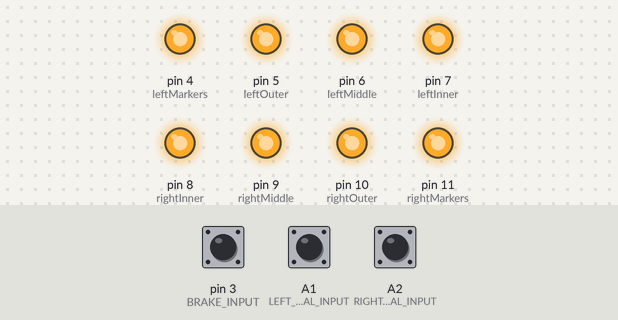
A sketch run on a simulated Arduino Uno, built with avr-gcc and run on an emulated ATmega328P. Shown: output pins drawn as LEDs (lit = HIGH). Dashed ring = blinking. The inputs (shaded band) are chosen by the test bench; at power-on: A1 (LEFT_SIGNAL_INPUT) HIGH, A2 (RIGHT_SIGNAL_INPUT) HIGH, pin 3 (BRAKE_INPUT) HIGH.

Above: at 1.2 s.
1.3 s: A1 (LEFT_SIGNAL_INPUT) pulled LOW for 0.15 s
At 2.4 s:
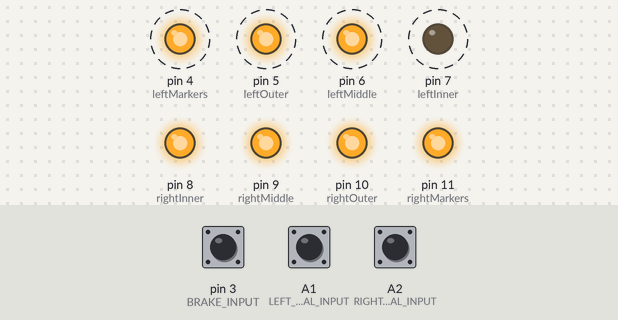
4.3 s: A2 (RIGHT_SIGNAL_INPUT) pulled LOW for 3.2 s
At 5.4 s:
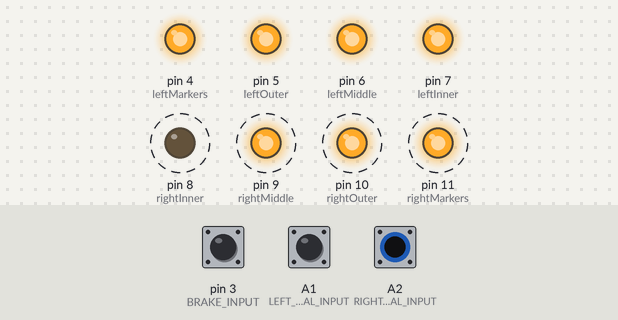
9.0 s: pin 3 (BRAKE_INPUT) pulled LOW for 0.15 s
At 9.07 s:
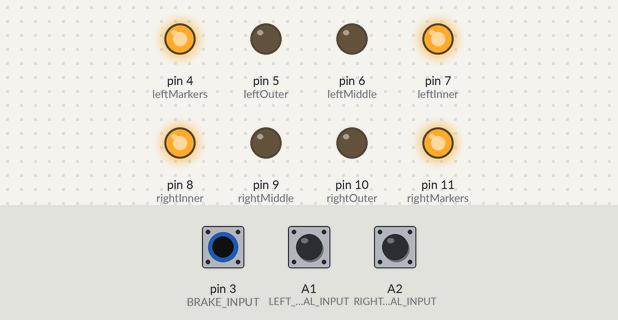
10.6 s: pin 3 (BRAKE_INPUT) pulled LOW for 3.2 s
At 14.4 s:
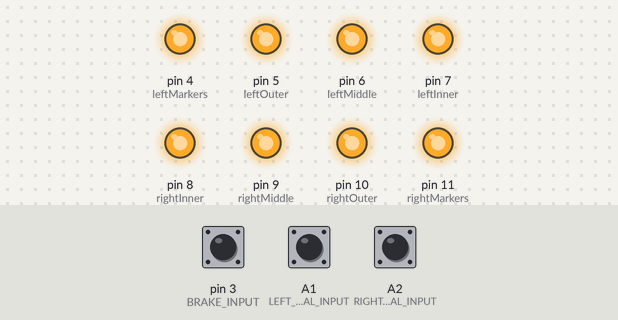
15.3 s: A1 (LEFT_SIGNAL_INPUT) pulled LOW for 1 s
At 15.8 s:
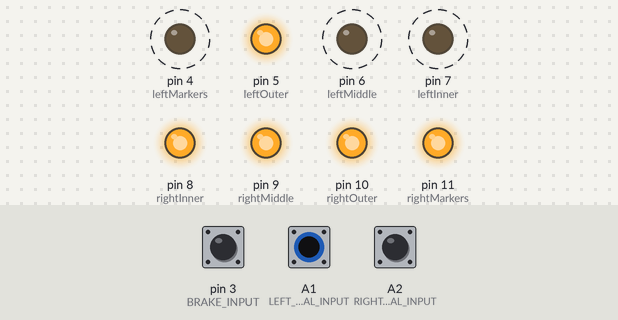
18.3 s: pin 3 (BRAKE_INPUT) driven LOW and A1 (LEFT_SIGNAL_INPUT) driven LOW
At 19.2 s:
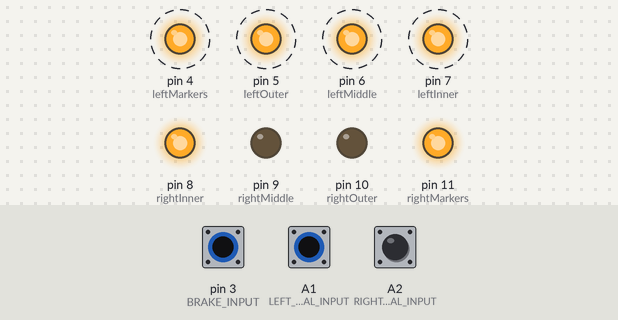
Timing chart, 0 to 22.3 s (numbered marks = the images above; inputs shaded):
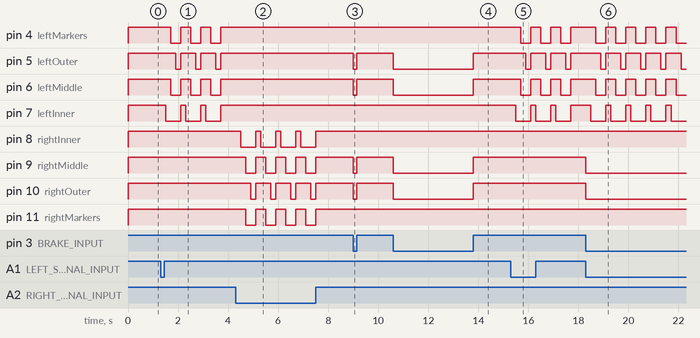

The sketch:

Turn_Signals_Blitz54.ino
```cpp
///////////////////////////////////////////////////
//                                               //
//    Sequential turn signals for Pontiac Fiero  //
//                                               //
//    Made by: Blitz54                           //
//    V1.0 - September 4, 2024                   //
//                                               //
///////////////////////////////////////////////////


//        NOTES        //
// Currently no debouncing on the signals and brake inputs.
// Functions fine for what it is, but something to consider.
// Not sure if proper debouncing with interrupt pin via software is possible,
// there are some libraries online that supposedly work so it
// might be worth looking into down the road.
//

#define LEFT_SIGNAL_INPUT A1
#define RIGHT_SIGNAL_INPUT A2
#define BRAKE_INPUT 3

#define ON LOW
#define OFF HIGH

#define DELAYMILLIS 200 //ms

#define MAX_REPEAT_ON_TAP 3

const int leftMarkers = 4;
const int leftOuter = 5;
const int leftMiddle = 6;
const int leftInner = 7;
const int rightInner = 8;
const int rightMiddle = 9;
const int rightOuter = 10;
const int rightMarkers = 11;

int tapmillis = 200;
int LeftFlashCount = 0;
int RightFlashCount = 0;
bool isLeftTap = false;
bool isRightTap = false;

void setup() {
  pinMode(leftInner, OUTPUT);
  pinMode(leftMiddle, OUTPUT);
  pinMode(leftOuter, OUTPUT);
  pinMode(rightInner, OUTPUT);
  pinMode(rightMiddle, OUTPUT);
  pinMode(rightOuter, OUTPUT);
  pinMode(leftMarkers, OUTPUT);
  pinMode(rightMarkers, OUTPUT);
  attachInterrupt(digitalPinToInterrupt(BRAKE_INPUT), brakeInterrupt, CHANGE);
  off();
  pinMode(LEFT_SIGNAL_INPUT, INPUT_PULLUP);
  pinMode(RIGHT_SIGNAL_INPUT, INPUT_PULLUP);
  pinMode(BRAKE_INPUT, INPUT_PULLUP);
}


void LeftLights(boolean leftInnerPower,boolean leftMiddlePower,boolean leftOuterPower,boolean leftMarkersPower){
  digitalWrite(leftInner,leftInnerPower);
  digitalWrite(leftMiddle,leftMiddlePower);
  digitalWrite(leftOuter,leftOuterPower);
  digitalWrite(leftMarkers,leftMarkersPower);
}

void LeftSequence(){
  isLeftTap = true;
  delay(DELAYMILLIS);
  LeftLights(ON, OFF, OFF, OFF);
  delay(DELAYMILLIS);
  LeftLights(ON, ON, OFF, ON);
  delay(DELAYMILLIS);
  LeftLights(ON, ON, ON, ON);
  delay(DELAYMILLIS);
  LeftOff();
  LeftFlashCount++;
}

void RightLights(boolean rightInnerPower,boolean rightMiddlePower,boolean rightOuterPower,boolean rightMarkersPower){
  digitalWrite(rightInner,rightInnerPower);
  digitalWrite(rightMiddle,rightMiddlePower);
  digitalWrite(rightOuter,rightOuterPower);
  digitalWrite(rightMarkers,rightMarkersPower);
}

void RightSequence(){
  isRightTap = true;
  delay(DELAYMILLIS);
  RightLights(ON, OFF, OFF, OFF);
  delay(DELAYMILLIS);
  RightLights(ON, ON, OFF, ON);
  delay(DELAYMILLIS);
  RightLights(ON, ON, ON, ON);
  delay(DELAYMILLIS);
  RightOff();
  RightFlashCount++;
}

void HazardFlashingNoBrakes(){
  RightLights(OFF, ON, ON, ON);
  LeftLights(OFF, ON, ON, ON);
  delay(380);
  off();
  delay(300);
}

void HazardFlashingWithBrakes(){
  RightLights(ON, ON, ON, ON);
  LeftLights(ON, ON, ON, ON);
  delay(380);
  RightLights(OFF, ON, ON, OFF);
  LeftLights(OFF, ON, ON, OFF);
  delay(300);
}

void BrakeOnlyOn(){
  LeftLights(OFF,ON,ON,OFF);
  RightLights(OFF,ON,ON,OFF);
}

void BrakesLeft(){
  LeftLights(OFF,ON,ON,OFF);
}

void BrakesRight(){
  RightLights(OFF,ON,ON,OFF);
}

void off(){
  LeftLights(OFF,OFF,OFF,OFF);
  RightLights(OFF,OFF,OFF,OFF);
}

void LeftOff(){
  LeftLights(OFF,OFF,OFF,OFF);
}

void RightOff(){
  RightLights(OFF,OFF,OFF,OFF);
}

void brakeInterrupt() //Should maybe add a Hazard interrupt, but its fast anyway so not too important.
{
   // 1. Applying brakes
   if(digitalRead(BRAKE_INPUT) == ON)
   {
      // 1.2. Brakes applied while Right signal is held on, or the tap sequence is running.
      if( (digitalRead(LEFT_SIGNAL_INPUT) == OFF) and ( (digitalRead(RIGHT_SIGNAL_INPUT) == ON) || (isRightTap) ) )
      {
        BrakesLeft();
      }

      // 1.3. Brakes applied while Left signal is held on, or the tap sequence is running.
      else if( (digitalRead(RIGHT_SIGNAL_INPUT) == OFF) and ( (digitalRead(LEFT_SIGNAL_INPUT) == ON) || (isLeftTap) ) )
      {
        BrakesRight();
      }
    }
    // 2. Releasing Brakes
    else
    {
      // 2.2. Brakes released while Right signal is held on, or the tap sequence is running.
      if( (digitalRead(LEFT_SIGNAL_INPUT) == OFF) and ( (digitalRead(RIGHT_SIGNAL_INPUT) == ON) || (isRightTap) ) )
      {
        LeftOff();
      }

      // 2.3. Brakes released while Left signal is held on, or the tap sequence is running.
      else if( (digitalRead(RIGHT_SIGNAL_INPUT) == OFF) and ( (digitalRead(LEFT_SIGNAL_INPUT) == ON) || (isLeftTap) ) )
      {
        RightOff();
      }
   }
}

void loop() {
switch (digitalRead(BRAKE_INPUT)){
  case 0: // Brakes on (grounded)
    if ((digitalRead(LEFT_SIGNAL_INPUT) == OFF) && (digitalRead(RIGHT_SIGNAL_INPUT) == OFF)){ //if both signals are off, check if one was tapped.
      if((LeftFlashCount > 0) && (LeftFlashCount < MAX_REPEAT_ON_TAP)){ //checks if left signal flashed 1 or 2 times. Flashers always flash 3 times, unless other direction is engaged.
        RightFlashCount = 0;
        isRightTap = false;
        LeftSequence();
        break;
      }
      else if((RightFlashCount > 0) && (RightFlashCount < MAX_REPEAT_ON_TAP)){//checks right signal. Same as left.
        LeftFlashCount = 0;
        isLeftTap = false;
        RightSequence();
        break;
      }
      else{ //will run when the most recent flasher count hits 3, and the other is 0. Clears the counter so tap works again next time.
        BrakeOnlyOn();
        isLeftTap = false;
        isRightTap = false;
        LeftFlashCount = 0;
        RightFlashCount = 0;
        break;
      }
    }
    else if((digitalRead(LEFT_SIGNAL_INPUT) == OFF) && (digitalRead(RIGHT_SIGNAL_INPUT) == ON)){
      LeftFlashCount = 0;
      BrakesLeft();
      RightSequence();
      break;
      }
    else if((digitalRead(LEFT_SIGNAL_INPUT) == ON) && (digitalRead(RIGHT_SIGNAL_INPUT) == OFF)){
      RightFlashCount = 0;
      BrakesRight();
      LeftSequence();
      break;
      }
    else if((digitalRead(LEFT_SIGNAL_INPUT) == ON) && (digitalRead(RIGHT_SIGNAL_INPUT) == ON)){
      LeftFlashCount = 0;
      RightFlashCount = 0;
      HazardFlashingWithBrakes();
      break;
      }
  case 1: //Brakes off (pin not grounded)
    if ((digitalRead(LEFT_SIGNAL_INPUT) == OFF) && (digitalRead(RIGHT_SIGNAL_INPUT) == OFF)){ //No signals held, no brakes, check for tapped sequence count
      if((LeftFlashCount > 0) && (LeftFlashCount < MAX_REPEAT_ON_TAP)){
        RightFlashCount = 0;
        isRightTap = false;
        LeftSequence();
        break;
      }
      else if((RightFlashCount > 0) && (RightFlashCount < MAX_REPEAT_ON_TAP)){
        LeftFlashCount = 0;
        isLeftTap = false;
        RightSequence();
        break;
      }
      else{
        off();
        isLeftTap = false;
        isRightTap = false;
        LeftFlashCount = 0;
        RightFlashCount = 0;
        break;
      }
    }
    else if((digitalRead(LEFT_SIGNAL_INPUT) == OFF) && (digitalRead(RIGHT_SIGNAL_INPUT) == ON)){
      LeftFlashCount = 0;
      isLeftTap = false;
      LeftOff();
      RightSequence();
      break;
      }
    else if((digitalRead(LEFT_SIGNAL_INPUT) == ON) && (digitalRead(RIGHT_SIGNAL_INPUT) == OFF)){
      RightFlashCount = 0;
      isRightTap = false;
      RightOff();
      LeftSequence();
      break;
      }
    else if((digitalRead(LEFT_SIGNAL_INPUT) == ON) && (digitalRead(RIGHT_SIGNAL_INPUT) == ON)){
      LeftFlashCount = 0;
      RightFlashCount = 0;
      isLeftTap = false;
      isRightTap = false;
      HazardFlashingNoBrakes();
      break;
      }
  }
}
```

Measured:
- after the input at 1.3 s, pin 4 (leftMarkers), pin 6 (leftMiddle): alternates HIGH for 0.40 s and LOW for 0.40 s, starting after 0.40 s; pin 5 (leftOuter): alternates HIGH for 0.60 s and LOW for 0.20 s, starting after 0.60 s; pin 7 (leftInner): alternates HIGH for 0.20 s and LOW for 0.60 s, starting after 0.20 s
- after the input at 4.3 s, pin 8 (rightInner): alternates HIGH for 0.20 s and LOW for 0.60 s, 8 changes in all, then stays HIGH, starting after 0.20 s; pin 9 (rightMiddle): alternates HIGH for 0.40 s and LOW for 0.40 s, 8 changes in all, then stays HIGH, starting after 0.40 s
- after the input at 9.0 s, pin 5 (leftOuter), pin 6 (leftMiddle), pin 9 (rightMiddle), pin 10 (rightOuter): HIGH → LOW at once, → HIGH 0.15 s later
- after the input at 10.6 s, pin 5 (leftOuter), pin 6 (leftMiddle), pin 9 (rightMiddle), pin 10 (rightOuter): HIGH → LOW at once, → HIGH 3.2 s later
- after the input at 15.3 s, pin 4 (leftMarkers), pin 6 (leftMiddle): alternates HIGH for 0.40 s and LOW for 0.40 s, starting after 0.40 s; pin 5 (leftOuter): alternates HIGH for 0.60 s and LOW for 0.20 s, starting after 0.60 s; pin 7 (leftInner): alternates HIGH for 0.20 s and LOW for 0.60 s, starting after 0.20 s
- after the input at 18.3 s, pin 4 (leftMarkers): alternates HIGH for 0.40 s and LOW for 0.40 s, starting after 0.40 s; pin 5 (leftOuter): alternates HIGH for 0.60 s and LOW for 0.20 s, starting after 0.60 s
